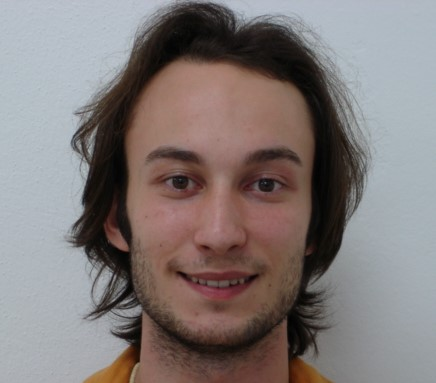
#> input picture images/test_imgs/cool_guy_face.jpg, 436 x 383 px
$ python my_canny_detector.py
#> lines starting #> are read from the running program, lines starting #| are printed output that depends on the picture; after the words box and inside, x2 and y2 are one past the last pixel; in counts of white or black regions, pixels touching at a corner belong together
# -*- coding: utf-8 -*-
"""
Created on Wed Mar 24 20:04:40 2021

@author: Xianglun Xu

Email: xianglun918@gmail.com
"""
import collections

# Libraries
import cv2

# Pre-defined parameters
MIN_VAL = 100
MAX_VAL = 300


# Perform Canny Edge detection
def my_canny_detector(gray_img):
    """Apply Canny edge detection.

    Parameters
    ----------
    gray_img : Input should be a gray image.

    Returns
    -------
    result : Return the detected area.
    """
    # Do the Canny edge detection
    if len(gray_img.shape) > 2:
        raise ValueError("Input is not a gray-scale image.")

    # gray = cv2.equalizeHist(gray)

    # Binarization
    ret_val, thresh_val = cv2.threshold(gray_img, 0, 255, cv2.THRESH_BINARY_INV + cv2.THRESH_OTSU)
    # Do a closing to eliminate small holes on edges.
    result = cv2.morphologyEx(thresh_val, cv2.MORPH_CLOSE,
                              cv2.getStructuringElement(cv2.MORPH_ELLIPSE, (10, 10)))
    # Do Canny edge detection
    result = cv2.Canny(result, MIN_VAL, MAX_VAL)
    # Blur the edges to make it wider
    result = cv2.GaussianBlur(result, (3, 3), 0)
    # Do Canny edge detection agin (Now there would be double lines)
    result = cv2.Canny(result, MIN_VAL, MAX_VAL)
    # Forge double lines to the solid fully connected line.
    # result = cv2.morphologyEx(thresh, cv2.MORPH_CLOSE,
    #                           cv2.getStructuringElement(cv2.MORPH_ELLIPSE, (10, 10)))

    # Finally, fill the detected area - use bfs technique
    rn_val, cn_val = len(result), len(result[0])
    r_, c_ = rn_val // 2, cn_val // 2  # Start from center
    result[r_][c_] = 255
    neighbors_ = collections.deque([(r_, c_)])
    # logger.info(result.shape)
    while neighbors_:
        row, col = neighbors_.popleft()
        for x, y in [(row - 1, col), (row + 1, col), (row, col - 1), (row, col + 1)]:
            if 0 <= x < rn_val and 0 <= y < cn_val and result[x][y] != 255:
                # logger.info(x, y)
                neighbors_.append((x, y))
                result[x][y] = 255

    # We observe that there are still eyes', and nose's part are not closed
    # So apply closing again.
    result = cv2.morphologyEx(result, cv2.MORPH_CLOSE, cv2.getStructuringElement(cv2.MORPH_ELLIPSE, (20, 20)))

    ## Uncommon the below line to get the edge contour
    ## result = cv2.GaussianBlur(result, (3, 3), 0) - result

    return result


############ Test code for direct view on effect of each step. #############

if __name__ == '__main__':

    roi = cv2.imread("../images/test_imgs/cool_guy_face.jpg")
#> roi is the input picture: shape (383, 436, 3); mean B, G, R 120.1, 121.2, 129.5
    # roi = cv2.resize(roi, (360, 260))

    gray = cv2.cvtColor(roi, cv2.COLOR_BGR2GRAY)
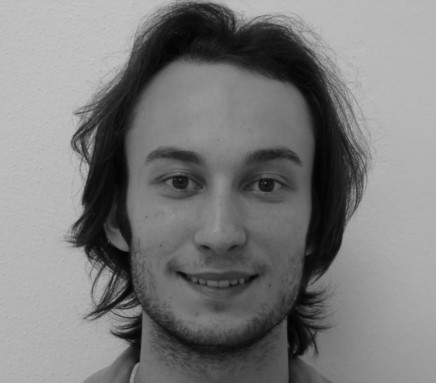
#> gray: shape (383, 436); min 0, max 198, mean 123.5
    # gray = cv2.equalizeHist(gray)
    ret, thresh = cv2.threshold(gray, 0, 255, cv2.THRESH_BINARY_INV + cv2.THRESH_OTSU)
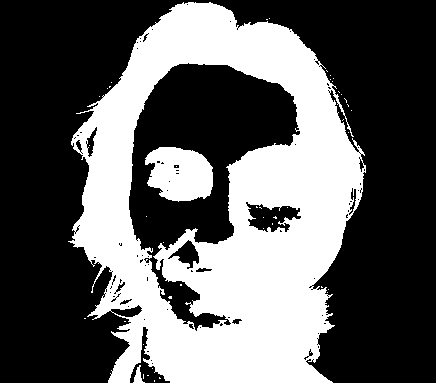
#> thresh: shape (383, 436); 37.5% white; 45 white regions (42 under 20 px), largest, box (x1, y1, x2, y2) and area: (68, 2, 366, 383) 59641, (145, 147, 213, 202) 2863, (133, 365, 145, 383) 100
#> ret = 110

    mask1 = cv2.morphologyEx(thresh, cv2.MORPH_CLOSE, cv2.getStructuringElement(cv2.MORPH_ELLIPSE, (10, 10)))
#> mask1: shape (383, 436); 40% white; 3 white regions (1 under 20 px), largest, box (x1, y1, x2, y2) and area: (69, 0, 367, 383) 63771, (146, 148, 214, 202) 2949
    mask2 = cv2.Canny(mask1, 100, 300)
#> mask2: shape (383, 436); 1.5% white in thin lines or dots, all inside (x1, y1, x2, y2) = (69, 0, 367, 383)
    # mask2 = mask1
    mask3 = cv2.GaussianBlur(mask2, (3, 3), 0)
    mask4 = cv2.Canny(mask3, 100, 300)
#> mask4: shape (383, 436); 3.1% white in thin lines or dots, all inside (x1, y1, x2, y2) = (68, 0, 368, 383)

    mask5 = cv2.morphologyEx(mask4, cv2.MORPH_CLOSE, cv2.getStructuringElement(cv2.MORPH_ELLIPSE, (10, 10)))
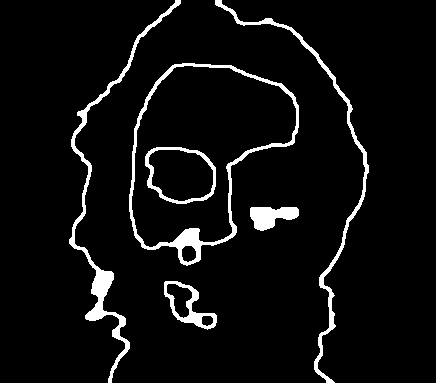
#> mask5: shape (383, 436); 5.6% white; 6 white regions, box (x1, y1, x2, y2) and area: (129, 63, 299, 266) 2643, (69, 0, 181, 383) 2502, (215, 0, 369, 383) 1960, (250, 207, 299, 231) 772, (164, 281, 217, 330) 742, (145, 147, 216, 204) 735

    mask4_5 = mask5.copy()

    rn, cn = len(mask5), len(mask5[0])
#> rn = 383; cn = 436
    r = len(mask5) // 2
#> r = 191
    c = len(mask5[0]) // 2
#> c = 218
    neighbors = collections.deque([(r, c)])
    while neighbors:
        row, col = neighbors.popleft()
        for x, y in [(row - 1, col), (row + 1, col), (row, col - 1), (row, col + 1)]:
            if 0 <= x < rn and 0 <= y < cn and mask5[x][y] != 255:
                neighbors.append((x, y))
                mask5[x][y] = 255
#> this loop made 16043 passes
#> (row, col) on passes 1 to 3: (191, 218), (190, 218), (192, 218)
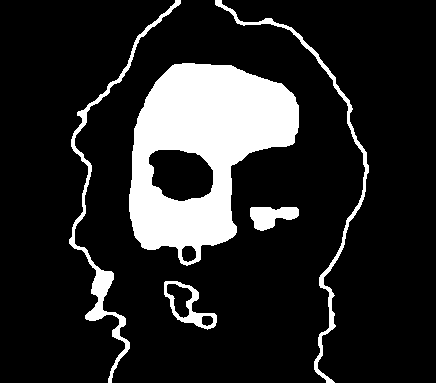
#> mask5: shape (383, 436); 15.2% white; 5 white regions, box (x1, y1, x2, y2) and area: (129, 63, 299, 266) 19420, (69, 0, 181, 383) 2502, (215, 0, 369, 383) 1960, (250, 207, 299, 231) 772, (164, 281, 217, 330) 742
    mask6 = cv2.morphologyEx(mask5, cv2.MORPH_CLOSE, cv2.getStructuringElement(cv2.MORPH_ELLIPSE, (20, 20)))
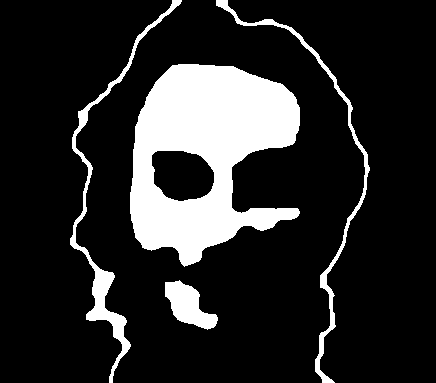
#> mask6: shape (383, 436); 16.2% white; 4 white regions, box (x1, y1, x2, y2) and area: (130, 64, 300, 267) 20764, (70, 0, 182, 383) 2862, (216, 0, 370, 383) 2097, (165, 280, 218, 330) 1407

    while 1:
        cv2.imshow('1', mask1)
        cv2.imshow('2', mask2)
        cv2.imshow('3', mask3)
        cv2.imshow('4', mask4)
        cv2.imshow('5', mask5)
        cv2.imshow('6', mask6)
        cv2.imshow('4-5', mask4_5)
        cv2.imshow('result', my_canny_detector(gray))
#> in my_canny_detector, `ret_val, thresh_val = cv2.threshold(gray_img, 0, 255, cv2.THRESH_BINAR..`: ret_val = 110
#> in my_canny_detector, `rn_val, cn_val = len(result), len(result[0])`: rn_val = 383; cn_val = 436
#> in my_canny_detector, `r_, c_ = rn_val // 2, cn_val // 2`: r_ = 191; c_ = 218
#> the loop in my_canny_detector, `while neighbors_:` made 16105 passes
#> after the loop in my_canny_detector, `while neighbors_:`:
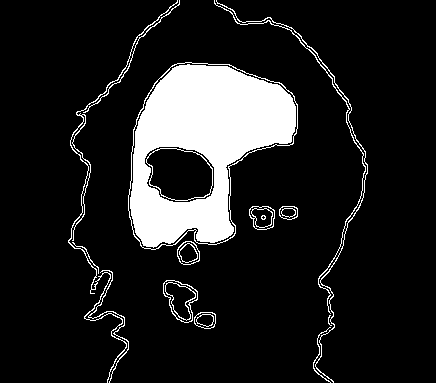
#> result: shape (383, 436); 12.7% white; 20 white regions (2 under 20 px), largest, box (x1, y1, x2, y2) and area: (130, 64, 296, 248) 17014, (68, 0, 178, 383) 855, (128, 62, 298, 250) 687
#> in my_canny_detector, `result = cv2.morphologyEx(result, cv2.MORPH_CLOSE, cv2.getStructuringE..`:
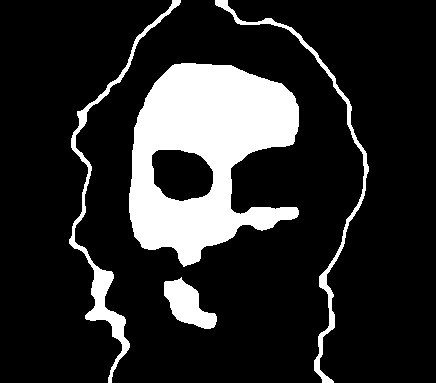
#> result: shape (383, 436); 16.4% white; 4 white regions, box (x1, y1, x2, y2) and area: (129, 63, 299, 267) 20825, (69, 0, 181, 383) 2900, (215, 0, 369, 383) 2146, (164, 277, 217, 329) 1478
        # cv2.imshow('1', bound_contours(roi)[0])

        k = cv2.waitKey(1) & 0xff
#> (key Esc is pressed here)
        if k == 27:
            # cv2.imwrite("canny_test_future.jpg", result)
            break
    cv2.destroyAllWindows()

$ run again, with images/test_imgs/6-1_face#0.jpg copied over images/test_imgs/cool_guy_face.jpg
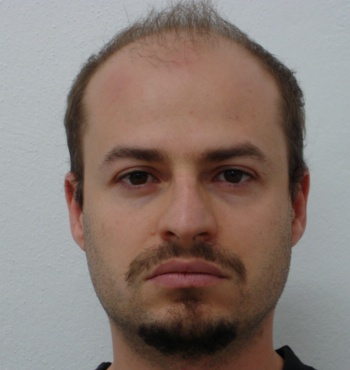
#> input picture images/test_imgs/6-1_face#0.jpg, 350 x 370 px
#> roi is the input picture: shape (370, 350, 3); mean B, G, R 115.7, 122.3, 137
#> thresh: shape (370, 350); 37.6% white; 39 white regions (37 under 20 px), largest, box (x1, y1, x2, y2) and area: (64, 5, 318, 370) 48525, (95, 362, 112, 370) 97
#> ret = 115
#> mask1: shape (370, 350); 39.4% white; 6 white regions (5 under 20 px), largest, box (x1, y1, x2, y2) and area: (65, 4, 318, 370) 50971
#> mask2: shape (370, 350); 1.6% white in thin lines or dots, all inside (x1, y1, x2, y2) = (64, 4, 318, 370)
#> mask4: shape (370, 350); 3.4% white in thin lines or dots, all inside (x1, y1, x2, y2) = (63, 3, 318, 370)
#> rn = 370; cn = 350
#> r = 185
#> c = 175
#> the loop `while neighbors:` made 3187 passes
#> (row, col) on passes 1 to 3: (185, 175), (184, 175), (185, 174)
#> after the loop `while neighbors:`:
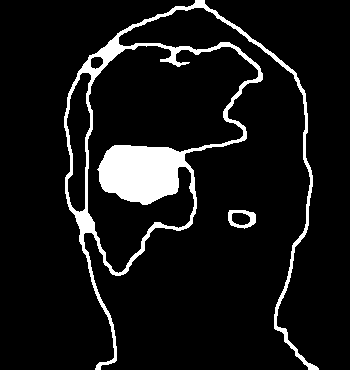
#> mask5: shape (370, 350); 8.5% white; 2 white regions, box (x1, y1, x2, y2) and area: (64, 0, 319, 370) 10775, (228, 210, 256, 229) 260
#> mask6: shape (370, 350); 12.5% white; 2 white regions, box (x1, y1, x2, y2) and area: (65, 0, 319, 370) 15768, (229, 211, 257, 229) 420
#> ret_val = 115
#> rn_val = 370; cn_val = 350
#> r_ = 185; c_ = 175
#> the loop in my_canny_detector, `while neighbors_:` made 48753 passes
#> (row, col) on passes 1 to 3: (185, 175), (185, 174), (185, 176)
#> in my_canny_detector, `result = cv2.morphologyEx(result, cv2.MORPH_CLOSE, cv2.getStructuringE..`:
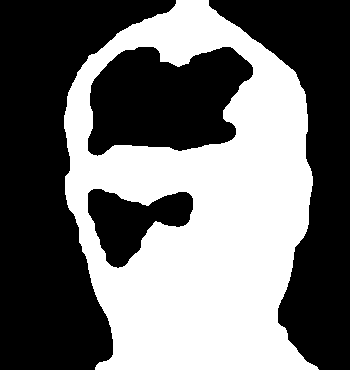
#> result: shape (370, 350); 43.6% white; 1 white region, box (x1, y1, x2, y2) and area: (64, 0, 319, 370) 56463

$ run again, with images/test_imgs/girl.jpg copied over images/test_imgs/cool_guy_face.jpg
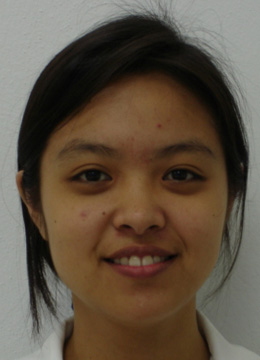
#> input picture images/test_imgs/girl.jpg, 260 x 360 px
#> roi is the input picture: shape (360, 260, 3); mean B, G, R 68, 83.1, 96.6
#> `ret, thresh = cv2.threshold(gray, 0, 255, cv2.THRESH_BINARY_INV + cv2...`:
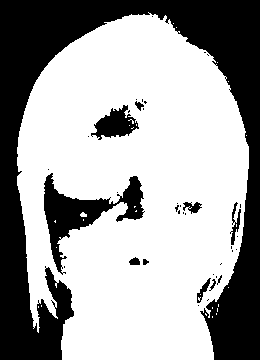
#> thresh: shape (360, 260); 63.8% white; 39 black regions (29 under 20 px), largest, box (x1, y1, x2, y2) and area: (0, 0, 260, 360) 29228, (44, 173, 145, 275) 3079, (91, 105, 139, 140) 867
#> ret = 97
#> mask1: shape (360, 260); 66.3% white; 4 black regions, box (x1, y1, x2, y2) and area: (0, 0, 260, 360) 28636, (45, 188, 110, 239) 1802, (97, 111, 131, 137) 675, (124, 180, 143, 207) 387
#> mask2: shape (360, 260); 1.5% white in thin lines or dots, all inside (x1, y1, x2, y2) = (17, 12, 250, 360)
#> mask4: shape (360, 260); 3.1% white in thin lines or dots, all inside (x1, y1, x2, y2) = (16, 11, 251, 360)
#> rn = 360; cn = 260
#> r = 180
#> c = 130
#> the loop `while neighbors:` made 59577 passes
#> (row, col) on passes 1 to 3: (180, 130), (179, 130), (180, 129)
#> mask6: shape (360, 260); 70.8% white; 4 black regions, box (x1, y1, x2, y2) and area: (0, 0, 260, 360) 21518, (213, 187, 260, 360) 4636, (48, 196, 81, 230) 842, (106, 116, 126, 136) 325
#> ret_val = 97
#> rn_val = 360; cn_val = 260
#> r_ = 180; c_ = 130
#> the loop in my_canny_detector, `while neighbors_:` made 59839 passes
#> in my_canny_detector, `result = cv2.morphologyEx(result, cv2.MORPH_CLOSE, cv2.getStructuringE..`:
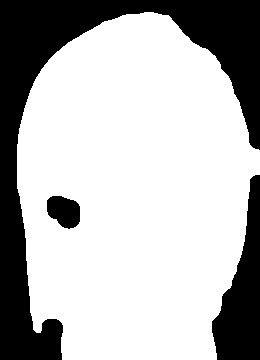
#> result: shape (360, 260); 71.1% white; 3 black regions, box (x1, y1, x2, y2) and area: (0, 0, 260, 360) 21340, (212, 175, 260, 360) 4883, (47, 196, 80, 229) 825

$ run again, with images/test_imgs/girl_roi.jpg copied over images/test_imgs/cool_guy_face.jpg
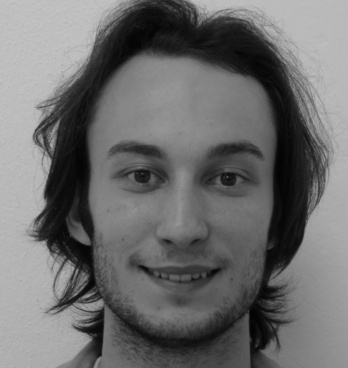
#> input picture images/test_imgs/girl_roi.jpg, 348 x 368 px
#> roi is the input picture: shape (368, 348, 3); min 1, max 198, mean 108.7
#> thresh: shape (368, 348); 42.6% white; 54 white regions (51 under 20 px), largest, box (x1, y1, x2, y2) and area: (31, 0, 328, 368) 51993, (108, 141, 174, 195) 2341, (314, 132, 323, 146) 23
#> ret = 101
#> mask1: shape (368, 348); 45.3% white; 5 white regions (3 under 20 px), largest, box (x1, y1, x2, y2) and area: (32, 0, 329, 368) 55378, (109, 142, 175, 195) 2645
#> mask2: shape (368, 348); 2% white in thin lines or dots, all inside (x1, y1, x2, y2) = (31, 0, 329, 368)
#> mask4: shape (368, 348); 4.2% white in thin lines or dots, all inside (x1, y1, x2, y2) = (31, 0, 330, 368)
#> rn = 368; cn = 348
#> r = 184
#> c = 174
#> the loop `while neighbors:` made 18792 passes
#> (row, col) on passes 1 to 3: (184, 174), (183, 174), (185, 174)
#> mask6: shape (368, 348); 23.9% white; 3 white regions, box (x1, y1, x2, y2) and area: (91, 57, 272, 326) 25197, (33, 0, 137, 368) 3476, (191, 0, 332, 368) 1920
#> ret_val = 101
#> rn_val = 368; cn_val = 348
#> r_ = 184; c_ = 174
#> the loop in my_canny_detector, `while neighbors_:` made 20654 passes
#> in my_canny_detector, `result = cv2.morphologyEx(result, cv2.MORPH_CLOSE, cv2.getStructuringE..`:
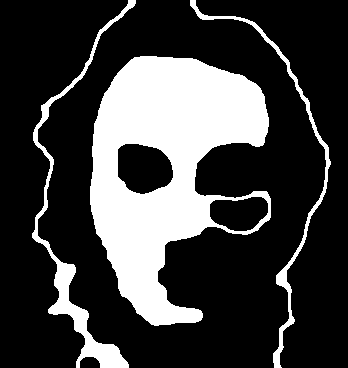
#> result: shape (368, 348); 24.8% white; 3 white regions, box (x1, y1, x2, y2) and area: (90, 56, 271, 326) 26241, (32, 0, 136, 368) 3548, (190, 0, 331, 368) 1955
